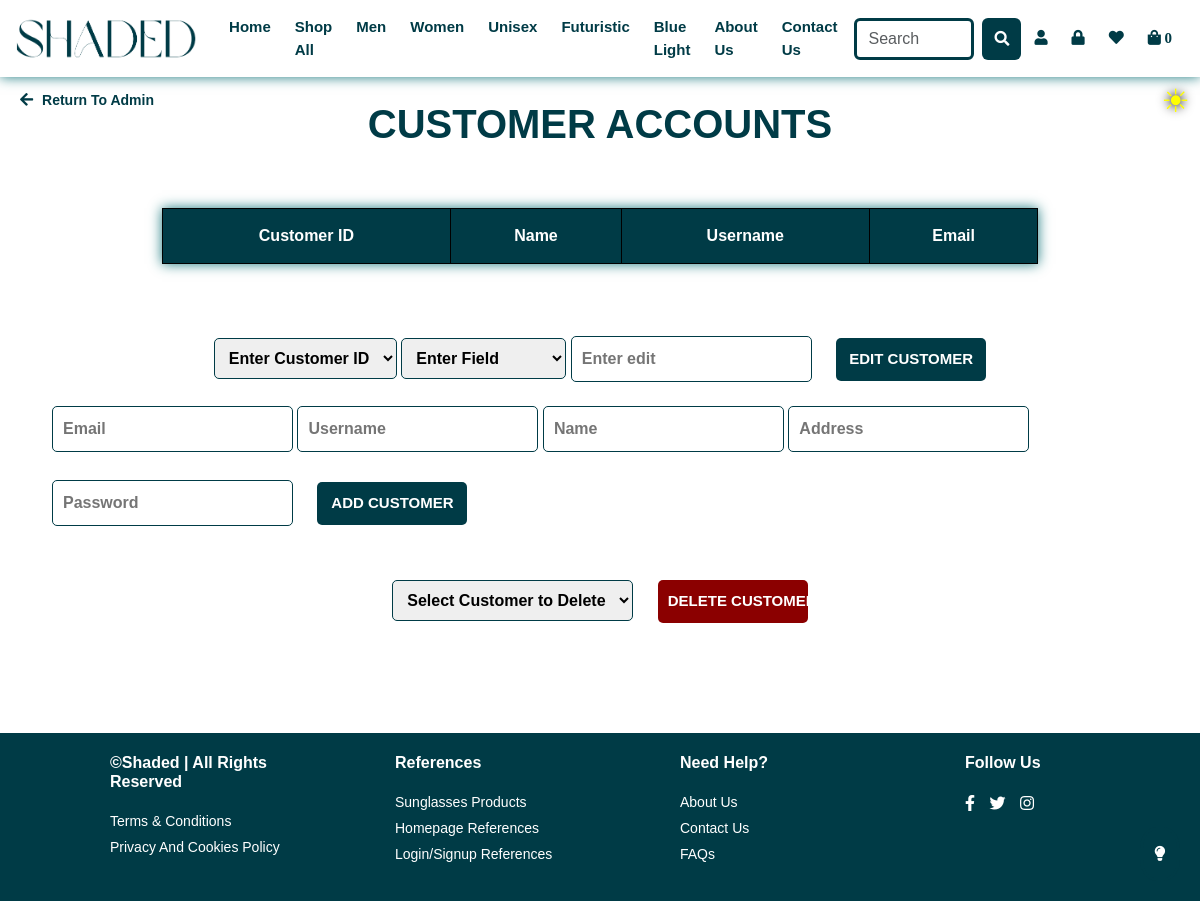
Before: /customerAccounts.php with the older database file.
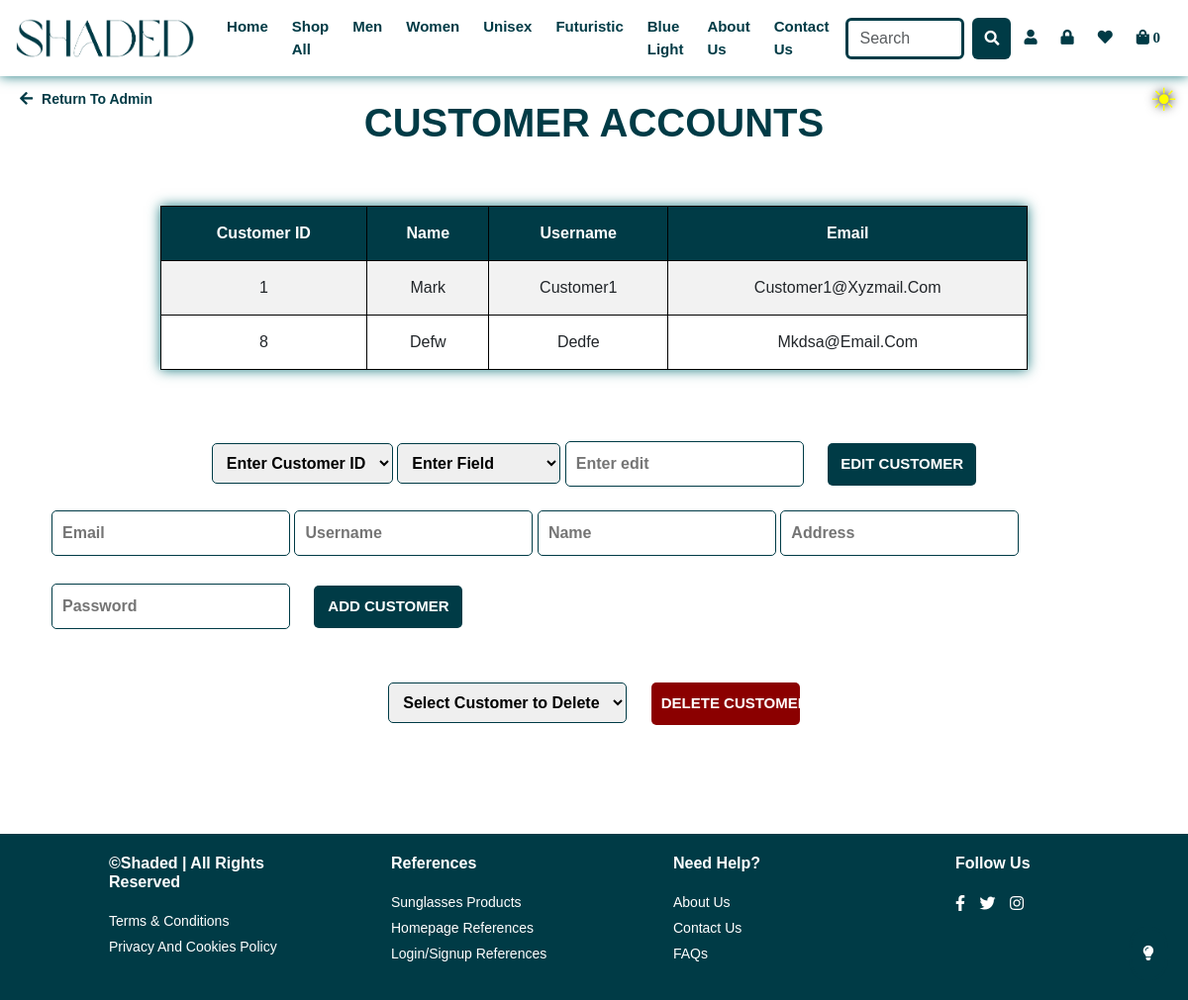
After: the same page with the newer database file.
### tables this page shows
CREATE TABLE `customerdetails` (
  `user_id` int(11) DEFAULT NULL,
  `customer_id` int(11) NOT NULL,
  `name` varchar(100) NOT NULL,
  `default_address` varchar(200) DEFAULT NULL
);

CREATE TABLE `logindetails` (
  `user_id` int(11) NOT NULL,
  `authorization_level` enum('admin','customer') NOT NULL,
  `username` varchar(50) NOT NULL,
  `password` varchar(200) NOT NULL,
  `email` varchar(200) DEFAULT NULL
);

### customerAccounts.php (the view, shortened to what the changed rows need)
<?php
require_once('connectdb.php');
?>
<!DOCTYPE html>
<html lang="en">
    <head>
        <link rel="stylesheet" href="https://cdnjs.cloudflare.com/ajax/libs/font-awesome/5.15.3/css/all.min.css">
        <link href="https://cdn.jsdelivr.net/npm/bootstrap@5.3.2/dist/css/bootstrap.min.css" rel="stylesheet"
>
    </head>
    <body>
    <main>
    <div class="main-content">
            <h2>CUSTOMER ACCOUNTS</h2>
            <div class="container">
            <div class="table-container">
            <table>
        <tr>
        <th>Customer ID</th>
        <th>Name</th>
        <th>Username</th>
        <th>Email</th>
        </tr>
<?php
$fulltable=$db->prepare("SELECT customer_id, name FROM customerdetails WHERE name IS NOT NULL;");
$fulltable->execute();
while($row = $fulltable->fetch()){
    $userp=$db->prepare("
    SELECT c.customer_id,c.name,c.default_address,l.username AS username, l.email AS email, l.password AS password
    FROM customerdetails c
    JOIN logindetails l ON c.user_id=l.user_id
    WHERE customer_id={$row["customer_id"]};
    ");
    $userp->execute();
    $userd=$userp->fetch();
    echo("<tr><td>".$row["customer_id"]."</td><td>".$row["name"]."</td><td>".$userd["username"]."</td><td>".$userd["email"]);
}
?>
</table>
            </div>
<br>
<br>
<br>
            </div>
            </div>
    </main>
</body>
</html>

Changed rows visible on the page:
added customerdetails: customer_id "1", name "Mark", user.username "Customer1", user.email "Customer1@xyzmail.com"
added customerdetails: customer_id "8", name "Defw", user.username "Dedfe", user.email "Mkdsa@email.com"
